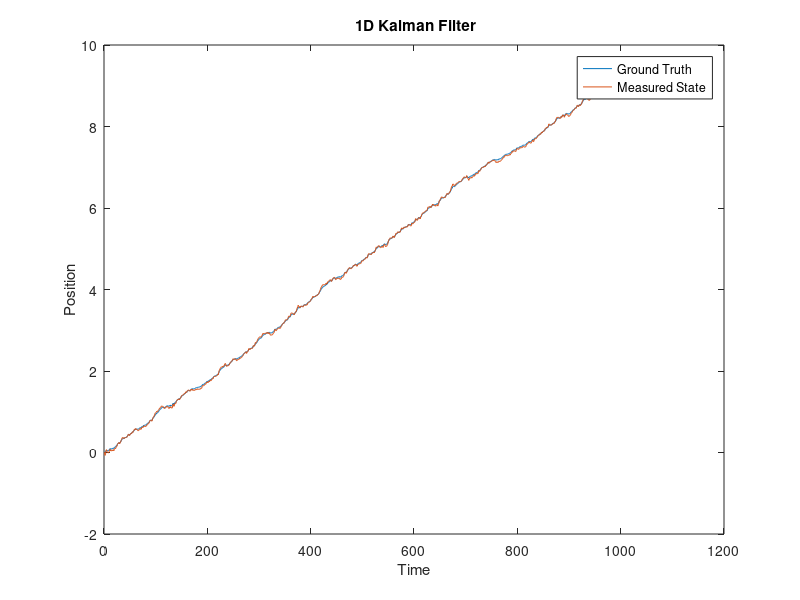

MATLAB code to generate this figure:

clc, clear 
%reply = input('Please run the code section wise; press any number to continue: ');

%%%%%%%%%%%%%%%%%%%%%%%%%%%%%%%%%%%%%%%%%%%%%%%%%%%%%%%%%%%%%%%%%%%
% Some parameters you can use to set up your solution of SimLab1
%%%%%%%%%%%%%%%%%%%%%%%%%%%%%%%%%%%%%%%%%%%%%%%%%%%%%%%%%%%%%%%%%%%
length_hallway = 10;
sensor_range = 0.5;

landmarks = [2; 5; 8];
num_landmarks = length(landmarks);

stdev_odometry = 0.1; % m/s
stdev_range = 0.01; % m

%%%%%%%%%%%%%%%%%%%%%%%%%%%%%%%%%%%%%%%%%%%%%%%%%%%%%%%%%%%%%%%%%%%
% Robot's "Ground Truth" Trajectory when it travels the hallway 
%%%%%%%%%%%%%%%%%%%%%%%%%%%%%%%%%%%%%%%%%%%%%%%%%%%%%%%%%%%%%%%%%%%

delta_t = 0.1; % time is discretized with a time-step of 0.1 seconds
v_robot = 0.1; % robot travels at a constant speed of 0.1 m/s

t_terminal = length_hallway/v_robot; % time that we reach the end of hall

t_vector = 0:delta_t:t_terminal; % time vector for robot's trajectory
x_vector = 0:v_robot*delta_t:length_hallway; % robot's true position in time
v_vector = ones(1,length(t_vector)).*v_robot;  % robot's true velocity in time

num_states = length(x_vector); % number of discrete-time states in trajectory

%%%%%%%%%%%%%%%%%%%%%%%%%%%%%%%%%%%%%%%%%%%%%%%%%%%%%%%%%%%%%%%%%%%
% Gausian error in Odometry
%%%%%%%%%%%%%%%%%%%%%%%%%%%%%%%%%%%%%%%%%%%%%%%%%%%%%%%%%%%%%%%%%%%
mean = 0;   % mean
t = t_vector;
%%
% Deliverable 3
clc

X = 0;
dt = 0.1; % time step
u = 0.1; %speed/control = 0.1m/s

v = 0.1*randn(1,1001); %R
v(:,1) =0;
%Kalman Filter variables

x_measured = [u; X];      %state vector
A = [1 0; 0.1 1];    %state transition matrix
P_Measured = [1 0; 0 0.0001];    %std_dev*std_dev = 0.1*0.1 
Q = [1*10^-8, 0; 0, 0];      %process noise covariance matrix 
R = 0.01;       %Sensor noise covariance matrix
H = 1;
H_k = [1 0; 0 1];
w = 0.01*randn(1001); %Q

% Storing calculated values in these vectors for plotting
XX = zeros(1,1001);
tt = zeros(1,1001);
xx_predicted = zeros(2,1001);
xx = zeros(2,1001);
PP = zeros(2,2002);
yy = zeros(2,1001);
for t=1:1001
   %simulating the System    
    X = X + u*dt + w(t); % New Current State   
    Z_K = [0.1; X]; % Measurements 

   %Prediction Step
    x_predicted = A*x_measured;         %predicting the new state (mean)
    P_Predicted = A * P_Measured * A' + Q;    %predicting the new uncertainity (covariance)
    
   %Update Step  
    K = P_Predicted*H_k'*inv(H_k*P_Predicted*H_k' + R);   
    x_measured = x_predicted + K*(Z_K -  H_k*x_predicted); %final corrected state
    P_Measured = P_Predicted - K * H_k* P_Predicted;       %uncertainity in corrected state
    
   %Saving the outputs
   
    xx_predicted(:,t) = x_predicted;
    xx(:,t) = x_measured;
    PP(:,t*2+1:t*2+2) = P_Measured;
    XX(t) = X;
    tt(t) = t;
    yy(:,t) = Z_K;
end

figure
plot(tt,XX,tt,xx(2,:))
title(' 1D Kalman Filter')
legend('Ground Truth','Measured State')
xlabel('Time')
ylabel('Position')

